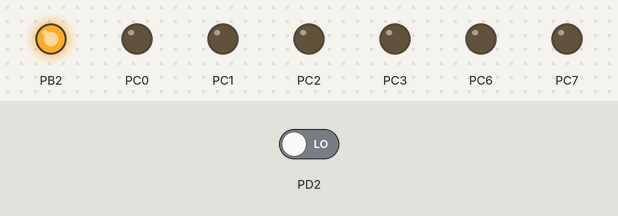
Bench run of a program on a simulated ATmega8, built with avr-gcc and emulated at 3.6864 MHz. On the bench: output pins drawn as LEDs (lit = HIGH). Inputs (shaded band) come from the test bench; at power-on: PD2 LOW.

Above: at 0.1 s.
Timing chart, 0 to 1.6 s (numbered marks = the images above):
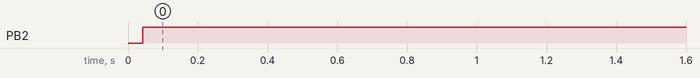

Measured:
- by itself, PB2: LOW → HIGH at 0.04 s

The program:

Modtager.c
```c
#include <avr/io.h>
#include <util/delay.h>
#include <avr/sleep.h>
#include <avr/interrupt.h>
#include "TWI_slave.h"

#define F_CPU 3686400
#define CE_PIN 4
char data[TWI_BUFFER_SIZE];
unsigned char messageBuf[TWI_BUFFER_SIZE];
char i;

void SPI_MasterInit(void)         //Initialize Atmega8 as master
{

	DDRB = (1<<DDB5)|(1<<DDB3)|(1<<DDB2);   // Set MOSI,SCK and SS\ output, all others input

	SPCR = (1<<SPE)|(1<<MSTR)|(1<<SPR0);   //  Enable SPI, Master, set clock rate fck/16
}

void CSn(int i)               //Toggle CSn
{
	if(i==1)
	PORTB|=0x04;
	else
	PORTB&=0xFB;
}

unsigned char SPI_transmit(unsigned char data)
{
	// Start transmission
	SPDR = data;

	// Wait for transmission complete
	while(!(SPSR & (1<<SPIF)));
	data = SPDR;

	return(data);
}

void Full_RegConfig(void)         //for full register configuration using BURST access
{
	CSn(0);
	while(bit_is_set(PINB,4)){}
SPI_transmit(0x3E);      //address for patable access
SPI_transmit(0x60);      //patable for PA power control settings,10 dBm o/p power,29.1 ma current consumption // --ss1--//

//selve opsetningen

SPI_transmit(0x40);      //burst access and write status registers and command probes  //-- Starter fra 00 med burst--//

//GDO opsætning
SPI_transmit(0x02);      // register 0x00,GDO2 o/p pin set to default,s7 is CHIP_RDYn  // -- Gdo fis--//
SPI_transmit(0x2E);      // register 0x01,GDO1 o/p pin 3-state default				// -- Gdo fis--//
SPI_transmit(0x01);      // register 0x02,asserts when sync word has been sent / received, and de-asserts at the end of the packet.	// -- Gdo fis--//
SPI_transmit(0x40);      // register 0x03,FIFOTHR:0dB rx attenuation,33 bytes in tx fifo,32 in rx fifo,?TEST1 = 0x35,TEST2 = 0x81 when waking up from SLEEP

SPI_transmit(0xD3);      // register 0x04,SYNC1(high),8 MSB of 16-bit sync word
SPI_transmit(0x91);      // register 0x05,SYNC0(low),8 LSB of 16-bit sync word
SPI_transmit(0xFF);      // register 0x06,Packet length(variable(max)or fixed length):61
SPI_transmit(0x0C);      // register 0x07 EARLIER 04,Packet Automation Control1:Preamble Quality estimator threshold=0,auto flush rxfifo when crc not ok,no address check of recvd packages
SPI_transmit(0x0D);      // register 0x08 EARLIER 05,Packet Automation Control0:Whitening off,normal mode using fifos,crc disabled,infinite packet length mode
SPI_transmit(0x00);      // register 0x09,address used for packet filtration ?
SPI_transmit(0x00);      // register 0x0A,8-bit unsigned channel number
SPI_transmit(0x06);      // register 0x0B,Frequency Synthesizer Control1:152 kHz IF frequency in RX assuming 26 MHz crystal
SPI_transmit(0x00);      // register 0x0C,Frequency Synthesizer Control0:default
SPI_transmit(0x10);      // register 0x0D,Frequency Control Word :417 MHz base frequency for frequency synthesizer
SPI_transmit(0xB1);      // register 0x0E EARLIER A7 866,Frequency Control Word
SPI_transmit(0x3B);      // 0x0F EARLIER 62 866,Frequency Control Word
SPI_transmit(0xF6);      // register 0x10 CA,Modem configuration:channel bandwidth of 58kHz
SPI_transmit(0x83);      // register 0x11 EARLIER 83 866,Modem Configuration
SPI_transmit(0x13);      // register 0x12,Modem Configuration:Enable Digital DC blocking filter,2-FSK modulation,disable Manchester encoding/decoding,30/32 sync word bits qualifier
SPI_transmit(0x22);      // register 0x13,Disable forward error correction,4 preamble bytes
SPI_transmit(0xF8);      // register 0x14,Modem configuration,192 kHz channel spacing
SPI_transmit(0x15);      // register 0x15 EARLIER 15 866,4.76 kHz frequency deviation
SPI_transmit(0x07);      // register 0x16,Direct RX termination based on RSSI measurement (carrier sense),timeout for sync word search in rx:until end of packet?
SPI_transmit(0x30);      // register 0x17,CCA_MODE,IDLE after packet transmission and after packet reception
SPI_transmit(0x18);      // register 0x18,Automatically calibrate when going from IDLE to rx or tx,PO_TIMEOUT=2,timeout after xosc start=150 us,enable radio control,xosc on in sleep state

SPI_transmit(0x16);      // register 0x19,frequency offset compensation configuration
SPI_transmit(0x6C);      // register 0x1A,bit synchronization configuration
SPI_transmit(0x03);      // register 0x1B,AGC control
SPI_transmit(0x40);      // register 0x1C,AGC control
SPI_transmit(0x91);      // register 0x1D,AGC control
SPI_transmit(0x87);      // register 0x1E,High Byte Event0 Timeout
SPI_transmit(0x6B);      // register 0x1F,Low Byte Event0 Timeout
SPI_transmit(0xFB);      // register 0x20,Wake On Radio Control
SPI_transmit(0x56);      // register 0x21,Front End RX Configuration
SPI_transmit(0x10);      // register 0x22,Front End TX Configuration

SPI_transmit(0xE9);      // register 0x23,Frequency Synthesizer Calibration3:FSCAL(Frequency synthesizer calibration configuration)=3 ?
SPI_transmit(0x2A);      // register 0x24,Frequency Synthesizer Calibration2:high VCO
SPI_transmit(0x00);      // register 0x25,Frequency Synthesizer Calibration1
SPI_transmit(0x1F);      // register 0x26,Frequency Synthesizer Calibration0

SPI_transmit(0x41);      // register 0x27,RC Oscillator Configuration
SPI_transmit(0x00);      // register 0x28,RC Oscillator Configuration
SPI_transmit(0x59);      // register 0x29,Frequency Synthesizer Calibration Control
SPI_transmit(0x7F);      // register 0x2A,Production Test
SPI_transmit(0x3F);      // register 0x2B,AGCTEST   AGC Test
SPI_transmit(0x81);      // register 0x2C,Various Test Settings
SPI_transmit(0x35);      // register 0x2D,Various Test Settings
SPI_transmit(0x09);      // register 0x2E,Various Test Settings:Disable VCO selection calibration

CSn(1);

}

void initExtInts()
{
	// INT0:Rising edge
	MCUCR = 0b00000011;
	// Enable external interrupts INT0
	GICR |= 0b01000000;
}
// Interrupt service routine for INT0
ISR (INT0_vect)
{
	char info;
	CSn(0);
	SPI_transmit(0xFB); //Number of bytes
	info = SPI_transmit(0x3D);//rand
	CSn(1);

	//read the data
	CSn(0);
	SPI_transmit(0xFF); //strobe - Exit all
	for (i=0;i<(info-1);i++)
	{
		data[i] = (SPI_transmit(0x00)>>1);
	}
	CSn(1);


	CSn(0);
	SPI_transmit(0x36); //strobe - Exit all
	SPI_transmit(0x3A); //strobe - flush RX
	SPI_transmit(0x34); //enable Rx
	CSn(1);
}

int main()
{
	DDRC = 0b11111111;
	DDRD = 0;
	PORTC =0b00000000;


	unsigned char TWI_slaveAddress;
	TWI_slaveAddress = 0x90;

	// Initialize  INT0
	initExtInts();
	SPI_MasterInit();         //initialize SPI
	TWI_Slave_Initialise( (unsigned char)((TWI_slaveAddress<<TWI_ADR_BITS) | (FALSE<<TWI_GEN_BIT) ));

	CSn(0);
	SPI_transmit(0x30);
	CSn(1);

	Full_RegConfig();

	CSn(0);
	SPI_transmit(0x36); //strobe - Exit all
	SPI_transmit(0x3A); //strobe - flush RX
	CSn(1);

	CSn(0);
	SPI_transmit(0x34); //enable Rx
	CSn(1);

	//Global interrupt enable
	sei();

	TWI_Start_Transceiver();
	//Watchdog start
	WDTCR = 0b00001101;
  while (1)
  {
	//Servicer watchdog
	asm ("wdr");
	if ( ! TWI_Transceiver_Busy() )
	{
		//Seneste data ud i i2c bufferen
		TWI_Get_Data_From_Transceiver(messageBuf, 1);
		messageBuf[0] = data[1];
		messageBuf[1] = data[2];
		TWI_Start_Transceiver_With_Data( messageBuf, 2 );
	}
  }
}
```

TWI_slave.h
```c
/*****************************************************************************
*
* Atmel Corporation
*
* File              : TWI_Slave.h
* Compiler          : IAR EWAAVR 2.28a/3.10c
* Revision          : $Revision: 2475 $
* Date              : $Date: 2007-09-20 12:00:43 +0200 (to, 20 sep 2007) $
* Updated by        : $Author: mlarsson $
*
* Support mail      : avr@atmel.com
*
* Supported devices : All devices with a TWI module can be used.
*                     The example is written for the ATmega16
*
* AppNote           : AVR311 - TWI Slave Implementation
*
* Description       : Header file for TWI_slave.c
*                     Include this file in the application.
*
****************************************************************************/
/*! \page MISRA
 *
 * General disabling of MISRA rules:
 * * (MISRA C rule 1) compiler is configured to allow extensions
 * * (MISRA C rule 111) bit fields shall only be defined to be of type unsigned int or signed int
 * * (MISRA C rule 37) bitwise operations shall not be performed on signed integer types
 * As it does not work well with 8bit architecture and/or IAR

 * Other disabled MISRA rules
 * * (MISRA C rule 109) use of union - overlapping storage shall not be used
 * * (MISRA C rule 61) every non-empty case clause in a switch statement shall be terminated with a break statement
*/

/****************************************************************************
  TWI Status/Control register definitions
****************************************************************************/

#define TWI_BUFFER_SIZE 7      // Reserves memory for the drivers transceiver buffer.
                               // Set this to the largest message size that will be sent including address byte.

 extern char data[TWI_BUFFER_SIZE];
 extern unsigned char messageBuf[TWI_BUFFER_SIZE];
/****************************************************************************
  Global definitions
****************************************************************************/

union TWI_statusReg_t                       // Status byte holding flags.
{
    unsigned char all;
    struct
    {
        unsigned char lastTransOK:1;
        unsigned char RxDataInBuf:1;
        unsigned char genAddressCall:1;                        // TRUE = General call, FALSE = TWI Address;
        unsigned char unusedBits:5;
    };
};

extern union TWI_statusReg_t TWI_statusReg;

static unsigned char dont_sleep = 0;

/****************************************************************************
  Function definitions
****************************************************************************/
void TWI_Slave_Initialise( unsigned char );
unsigned char TWI_Transceiver_Busy( void );
unsigned char TWI_Get_State_Info( void );
void TWI_Start_Transceiver_With_Data( unsigned char * , unsigned char );
void TWI_Start_Transceiver( void );
unsigned char TWI_Get_Data_From_Transceiver( unsigned char *, unsigned char );


#pragma vector=TWI_vect
//__interrupt void TWI_ISR( void );
ISR(TWI_vect);

/****************************************************************************
  Bit and byte definitions
****************************************************************************/
#define TWI_READ_BIT  0   // Bit position for R/W bit in "address byte".
#define TWI_ADR_BITS  1   // Bit position for LSB of the slave address bits in the init byte.
#define TWI_GEN_BIT   0   // Bit position for LSB of the general call bit in the init byte.

#define TRUE          1
#define FALSE         0

/****************************************************************************
  TWI State codes
****************************************************************************/
// General TWI Master staus codes
#define TWI_START                  0x08  // START has been transmitted
#define TWI_REP_START              0x10  // Repeated START has been transmitted
#define TWI_ARB_LOST               0x38  // Arbitration lost

// TWI Master Transmitter staus codes
#define TWI_MTX_ADR_ACK            0x18  // SLA+W has been tramsmitted and ACK received
#define TWI_MTX_ADR_NACK           0x20  // SLA+W has been tramsmitted and NACK received
#define TWI_MTX_DATA_ACK           0x28  // Data byte has been tramsmitted and ACK received
#define TWI_MTX_DATA_NACK          0x30  // Data byte has been tramsmitted and NACK received

// TWI Master Receiver staus codes
#define TWI_MRX_ADR_ACK            0x40  // SLA+R has been tramsmitted and ACK received
#define TWI_MRX_ADR_NACK           0x48  // SLA+R has been tramsmitted and NACK received
#define TWI_MRX_DATA_ACK           0x50  // Data byte has been received and ACK tramsmitted
#define TWI_MRX_DATA_NACK          0x58  // Data byte has been received and NACK tramsmitted

// TWI Slave Transmitter staus codes
#define TWI_STX_ADR_ACK            0xA8  // Own SLA+R has been received; ACK has been returned
#define TWI_STX_ADR_ACK_M_ARB_LOST 0xB0  // Arbitration lost in SLA+R/W as Master; own SLA+R has been received; ACK has been returned
#define TWI_STX_DATA_ACK           0xB8  // Data byte in TWDR has been transmitted; ACK has been received
#define TWI_STX_DATA_NACK          0xC0  // Data byte in TWDR has been transmitted; NOT ACK has been received
#define TWI_STX_DATA_ACK_LAST_BYTE 0xC8  // Last data byte in TWDR has been transmitted (TWEA =  0 ); ACK has been received

// TWI Slave Receiver staus codes
#define TWI_SRX_ADR_ACK            0x60  // Own SLA+W has been received ACK has been returned
#define TWI_SRX_ADR_ACK_M_ARB_LOST 0x68  // Arbitration lost in SLA+R/W as Master; own SLA+W has been received; ACK has been returned
#define TWI_SRX_GEN_ACK            0x70  // General call address has been received; ACK has been returned
#define TWI_SRX_GEN_ACK_M_ARB_LOST 0x78  // Arbitration lost in SLA+R/W as Master; General call address has been received; ACK has been returned
#define TWI_SRX_ADR_DATA_ACK       0x80  // Previously addressed with own SLA+W; data has been received; ACK has been returned
#define TWI_SRX_ADR_DATA_NACK      0x88  // Previously addressed with own SLA+W; data has been received; NOT ACK has been returned
#define TWI_SRX_GEN_DATA_ACK       0x90  // Previously addressed with general call; data has been received; ACK has been returned
#define TWI_SRX_GEN_DATA_NACK      0x98  // Previously addressed with general call; data has been received; NOT ACK has been returned
#define TWI_SRX_STOP_RESTART       0xA0  // A STOP condition or repeated START condition has been received while still addressed as Slave

// TWI Miscellaneous status codes
#define TWI_NO_STATE               0xF8  // No relevant state information available; TWINT =  0 
#define TWI_BUS_ERROR              0x00  // Bus error due to an illegal START or STOP condition
```

Source omitted: TWI_slave.c (15263 bytes)
